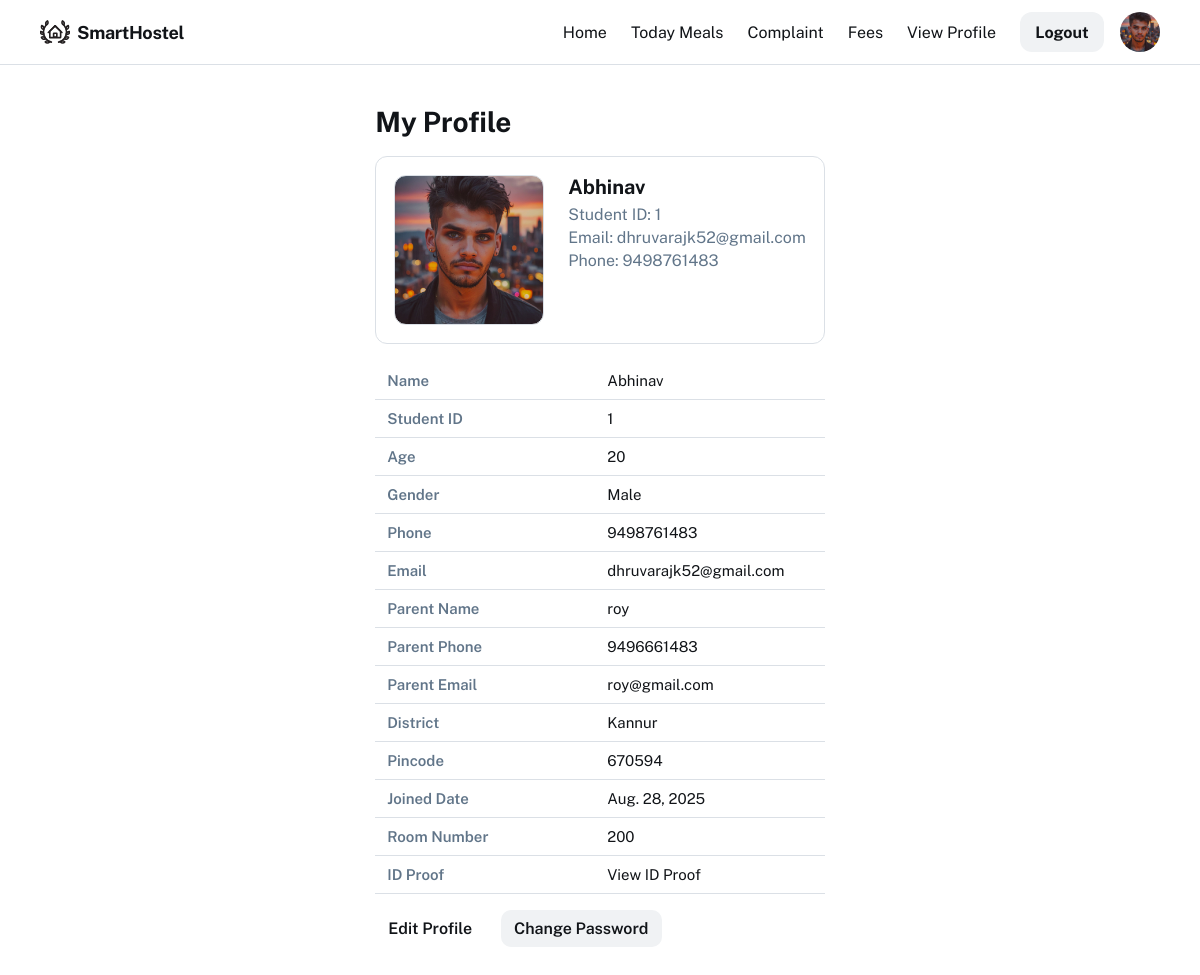
/profile/ (signed in), run on the app's committed database.
### student/models.py (models this page shows, shortened)
class Student(models.Model):
    GENDER_CHOICES = (
        ('Male', 'Male'),
        ('Female', 'Female'),
        ('Other', 'Other'),
    )
    DISTRICT_CHOICES = (
        ('Kasaragod', 'Kasaragod'),
        ('Kannur', 'Kannur'),
        ('Wayanad', 'Wayanad'),
        ('Kozhikode', 'Kozhikode'),
        ('Malappuram', 'Malappuram'),
        ('Palakkad', 'Palakkad'),
        ('Thrissur', 'Thrissur'),
        ('Ernakulam', 'Ernakulam'),
        ('Idukki', 'Idukki'),
        ('Kottayam', 'Kottayam'),
        ('Alappuzha', 'Alappuzha'),
        ('Pathanamthitta', 'Pathanamthitta'),
        ('Kollam', 'Kollam'),
        ('Thiruvananthapuram', 'Thiruvananthapuram'),
    )
    PROGRAMME_CHOICES = (
        ('BCA', 'BCA - Bachelor of Computer Applications'),
        ('BSC_CS', 'B.Sc Computer Science'),
        ('BSC_IT', 'B.Sc Information Technology'),
        ('BTECH_CS', 'B.Tech Computer Science & Engineering'),
        ('BTECH_IT', 'B.Tech Information Technology'),
        ('BTECH_EC', 'B.Tech Electronics & Communication'),
        ('BTECH_EE', 'B.Tech Electrical Engineering'),
        ('BTECH_ME', 'B.Tech Mechanical Engineering'),
        ('BTECH_CE', 'B.Tech Civil Engineering'),
        ('BTECH_AE', 'B.Tech Aeronautical Engineering'),
        ('MCA', 'MCA - Master of Computer Applications'),
        ('MSC_CS', 'M.Sc Computer Science'),
        ('MTECH_CS', 'M.Tech Computer Science & Engineering'),
        ('MTECH_IT', 'M.Tech Information Technology'),
        ('MTECH_EC', 'M.Tech Electronics & Communication'),
        ('MTECH_ME', 'M.Tech Mechanical Engineering'),
        ('MTECH_CE', 'M.Tech Civil Engineering'),
        ('MBA', 'MBA - Master of Business Administration'),
        ('DIP_CS', 'Diploma in Computer Science'),
        ('DIP_CE', 'Diploma in Civil Engineering'),
        ('DIP_ME', 'Diploma in Mechanical Engineering'),
        ('DIP_EE', 'Diploma in Electrical Engineering'),
    )
    student_id = models.AutoField(primary_key=True)
    name = models.CharField(max_length=100)
    age = models.PositiveIntegerField(null=True, blank=True)
    gender = models.CharField(max_length=6, choices=GENDER_CHOICES, null=True, blank=True)
    phone = models.CharField(max_length=20, null=True, blank=True)
    email = models.EmailField(max_length=150, null=True, blank=True)
    parent_name = models.CharField(max_length=100, null=True, blank=True)
    parent_phone = models.CharField(max_length=20, null=True, blank=True)
    parent_email = models.EmailField(max_length=150, null=True, blank=True)
    district = models.CharField(max_length=50, choices=DISTRICT_CHOICES, null=True, blank=True)
    programme = models.CharField(max_length=50, choices=PROGRAMME_CHOICES, null=True, blank=True)
    pincode = models.CharField(max_length=10, null=True, blank=True)
    profile_pic = models.FileField(upload_to='profile_pic/', null=True, blank=True)
    id_proof = models.FileField(upload_to='id_proofs/', null=True, blank=True)
    room = models.ForeignKey(Room, null=True, blank=True, on_delete=models.SET_NULL, related_name='students')
    joined_date = models.DateField(null=True, blank=True)
    login = models.ForeignKey(login, on_delete=models.CASCADE, default=1)

### room/models.py (models this page shows)
class Room(models.Model):
    ROOM_TYPE = (
        ('Single', 'Single'),
        ('Double', 'Double'),
        ('Triple', 'Triple'),
        ('Dorm', 'Dorm'),
    )
    STATUS_CHOICES = (
        ('Available', 'Available'),
        ('Occupied', 'Occupied'),
        ('Maintenance', 'Maintenance'),
    )
    room_id = models.AutoField(primary_key=True)
    room_number = models.CharField(max_length=20, unique=True)
    block_number = models.CharField(max_length=20)
    capacity = models.PositiveIntegerField(default=1)
    occupied = models.PositiveIntegerField(default=0)
    type = models.CharField(max_length=10, choices=ROOM_TYPE, default='Single')
    room_rent = models.DecimalField(max_digits=10, decimal_places=2, default=0.00)
    image = models.ImageField(upload_to="room_images/", blank=True, null=True)
    status = models.CharField(max_length=12, choices=STATUS_CHOICES, default='Available')
    created_at = models.DateTimeField(auto_now_add=True, null=True, blank=True)

### student/views.py (the view)
# urls.py: path('profile/', sv.view_profile, name='profile_view'),
@csrf_protect
def view_profile(request):
    student = _get_student_from_session(request)
    if not student:
        messages.error(request, "Could not find your profile. Please login.")
        return redirect('login')
    return render(request, 'profile_view.html', {'student': student})

### student/views.py (called while the page is built)
def _get_student_from_session(request):
    lid = request.session.get('sid')
    if not lid:
        return None
    return Student.objects.filter(login_id=lid).first()

### student/templates/profile_view.html (shortened to what this page needs)
{% extends "home.html" %}
{% block content %}
{% load static %}
</head>
  <div class="page-wrap">
    <main class="container" role="main">
      <div class="page-title">
        <h2>My Profile</h2>
      </div>
      <div class="profile-card">
        <div>
          {% if student.profile_pic %}
            <div class="profile-pic" style="background-image:url('{{ student.profile_pic.url }}');" role="img" aria-label="Profile picture"></div>
          {% else %}
            <div class="profile-pic" style="display:flex;align-items:center;justify-content:center;background:#f8fafc;color:var(--muted)">
              No image
            </div>
          {% endif %}
        </div>
        <div class="profile-meta">
          <h3>{{ student.name }}</h3>
          <p>Student ID: {{ student.student_id }}</p>
          <p>Email: {{ student.email }}</p>
          <p>Phone: {{ student.phone }}</p>
        </div>
      </div>
      <table class="profile-table" role="table" aria-label="Student details">
        <tbody>
          <tr><th scope="row">Name</th><td>{{ student.name }}</td></tr>
          <tr><th scope="row">Student ID</th><td>{{ student.student_id }}</td></tr>
          <tr><th scope="row">Age</th><td>{{ student.age }}</td></tr>
          <tr><th scope="row">Gender</th><td>{{ student.gender }}</td></tr>
          <tr><th scope="row">Phone</th><td>{{ student.phone }}</td></tr>
          <tr><th scope="row">Email</th><td>{{ student.email }}</td></tr>
          <tr><th scope="row">Parent Name</th><td>{{ student.parent_name }}</td></tr>
          <tr><th scope="row">Parent Phone</th><td>{{ student.parent_phone }}</td></tr>
          <tr><th scope="row">Parent Email</th><td>{{ student.parent_email }}</td></tr>
          <tr><th scope="row">District</th><td>{{ student.district }}</td></tr>
          <tr><th scope="row">Pincode</th><td>{{ student.pincode }}</td></tr>
          <tr><th scope="row">Joined Date</th><td>{{ student.joined_date }}</td></tr>
          <tr>
            <th scope="row">Room Number</th>
            <td>
              {% if student.room %}
                {{ student.room.room_number }}
              {% else %}
                Not assigned
              {% endif %}
            </td>
          </tr>
          <tr>
            <th scope="row">ID Proof</th>
            <td>
              {% if student.id_proof %}
                <a href="{{ student.id_proof.url }}" target="_blank">View ID Proof</a>
              {% else %}
                Not uploaded
              {% endif %}
            </td>
          </tr>
        </tbody>
      </table>
      <div class="actions">
        <a class="edit" href="{% url 'profile_edit' %}">Edit Profile</a>
        <a class="pw" href="{% url 'profile_change_password' %}">Change Password</a>
      </div>
    </main>
  </div>
{% endblock %}

### student/templates/home.html (shortened to what this page needs)
<!doctype html>
<html lang="en">
  <head>
  </head>
  <body>
    <div class="relative flex size-full min-h-screen flex-col bg-white group/design-root overflow-x-hidden" style='font-family: "Public Sans", "Noto Sans", sans-serif;'>
      <div class="layout-container flex h-full grow flex-col">
        <header>
          <div class="brand">
            <div class="size-4" aria-hidden="true">
            </div>
            <h2>SmartHostel</h2>
          </div>
          <nav class="desktop-nav">
            <div class="links" role="navigation" aria-label="main navigation" style=" display:contents">
              <a href="{% url 's_home' %}">Home</a>
              <a href="{% url 'meals_today' %}">Today Meals</a>
              <a href="{% url 'student_submit_complaint' %}">Complaint</a>
              <a href="{% url 'student_pay_page' %}">Fees</a>
              <a href="{% url 'profile_view' %}">View Profile</a>
            </div>
            <div class="user-actions">
              <a href="{% url 'logout' %}"><div class="btn-logout" role="button"><span>Logout</span></div></a>
              <a href="{% url 'profile_view' %}">
                <div class="avatar" style='background-image: url("{{ student.profile_pic.url }}");' aria-hidden="true"></div>
              </a>
            </div>
          </nav>
        </header>
        <div class="page-wrap">
          {% block content %}{% endblock %}
        </div>
      </div>
    </div>
  </body>
</html>

### student/templates/home.html (style rules this page uses)
* { -webkit-tap-highlight-color: transparent !important; }
:root { --bg: #ffffff; --muted: #617589; --text: #111418; --border: #dbe0e6; --surface: #f0f2f4; --accent: #111418; --radius-xl: 16px; --gap: 16px; --max-width: 960px; --container-padding-x: 40px; font-family: "Public Sans", "Noto Sans", system-ui, -apple-system, "Segoe UI", Roboto, "Helvetica Neue", Arial; }
* { box-sizing:border-box }
html,body { height:100%;margin:0;background:var(--bg);color:var(--text) }
a { text-decoration:none;color:inherit }
.size-full { width:100%; }
.min-h-screen { min-height:100vh }
.layout-container { display:flex;flex-direction:column;min-height:100vh }
header { display:flex;align-items:center;justify-content:space-between;padding:12px 40px;border-bottom:1px solid var(--border); }
header .brand { display:flex;align-items:center;gap:7px }
header .brand svg { width:30px;height:30px }
header h2 { font-size:18px;margin:0;font-weight:700;letter-spacing:-0.3px }
.btn-logout { display:inline-flex;align-items:center;justify-content:center;min-width:84px;height:40px;padding:0 16px;border-radius:12px;background:var(--surface);font-weight:700 }
.avatar { width:40px;height:40px;border-radius:999px;background-size:cover;background-position:center;flex-shrink:0 }
.page-wrap { padding:20px var(--container-padding-x);display:flex;justify-content:center }
h3 { margin:20px 0 8px 0;font-size:16px;font-weight:700 }
.size-4 { display: flex; }
.desktop-nav { display: flex; align-items: center; gap: 24px; }
.user-actions { display: flex; align-items: center; gap: 16px; }

### student/templates/profile_view.html (style rules this page uses)
:root { --bg: #ffffff; --muted: #617589; --text: #111418; --border: #dbe0e6; --surface: #f0f2f4; --accent: #111418; --radius-xl: 12px; --container-padding-x: 40px; --max-width: 960px; font-family: "Public Sans","Noto Sans", system-ui, -apple-system, "Segoe UI", Roboto, Arial; }
* { -webkit-tap-highlight-color: transparent !important; }
* { box-sizing:border-box }
html,body { height:100%;margin:0;background:var(--bg);color:var(--text);-webkit-font-smoothing:antialiased }
a { color:inherit;text-decoration:none }
.brand { display:flex;align-items:center;gap:12px }
.brand svg { width:36px;height:36px }
.btn-logout { display:inline-flex;align-items:center;justify-content:center;height:40px;padding:0 14px;border-radius:12px;background:var(--surface);font-weight:700 }
.page-wrap { padding:20px var(--container-padding-x);display:flex;justify-content:center }
.container { max-width:var(--max-width);width:100% }
.page-title { display:flex;align-items:center;justify-content:space-between;gap:16px;flex-wrap:wrap;margin-bottom:18px }
.page-title h2 { font-size:28px;margin:0;font-weight:700 }
.profile-card { display:flex; gap:24px; padding:18px; border-radius:12px; border:1px solid var(--border); background: #fff; align-items:flex-start; margin-bottom:18px; }
.profile-pic { width:150px; height:150px; border-radius:12px; background-size:cover; background-position:center; flex-shrink:0; border:1px solid var(--border); }
.profile-meta { flex:1;min-width:0 }
.profile-meta h3 { margin:0 0 6px 0;font-size:20px }
.profile-meta p { margin:4px 0;color:var(--muted) }
.profile-table { width:100%; border-collapse:collapse; margin-top:12px; font-size:15px; }
.profile-table th, .profile-table td { text-align:left; padding:10px 12px; border-bottom:1px solid var(--border); vertical-align:middle; }
.profile-table th { width:220px; color:var(--muted); font-weight:600; background:transparent; }
.actions { margin-top:16px }
.actions a { margin-right:12px;font-weight:600;display:inline-flex;align-items:center;gap:8px;padding:8px 12px;border-radius:10px;border:1px solid transparent }
.actions a.edit { background:transparent;border-color:transparent }
.actions a.pw { background:var(--surface) }

### data on the page
Student: profile_pic (picture), name "Abhinav", student_id "1", email "dhruvarajk52@gmail.com", phone "9498761483", age "20", gender "Male", parent_name "roy", parent_phone "9496661483", parent_email "roy@gmail.com", district "Kannur", pincode "670594", joined_date "Aug. 28, 2025", room.room_number "200"
